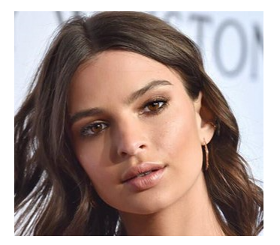
#> input picture 99_Studyfile/02_Sample/face.png, 280 x 245 px
$ jupyter execute 05_FaceExam.ipynb
#> lines starting #> are read from the running program, lines starting #| are printed output that depends on the picture; after the words box and inside, x2 and y2 are one past the last pixel; in counts of white or black regions, pixels touching at a corner belong together; long printed decimals are rounded
#### 05_01 얼굴 눈 감지를 위해 OpenCV Haar Cascade 구성

[cell 1]
import cv2
import numpy as np
import matplotlib.pyplot as plt

##### cascade 파일읽기

[cell 2]
face_cascade = cv2. CascadeClassifier('../99_Studyfile/02_Sample/haarcascade_frontalface_default.xml')
eye_cascade = cv2. CascadeClassifier('../99_Studyfile/02_Sample/haarcascade_eye.xml')

##### 얼굴 이미지 데이터 읽기

[cell 3]
face_image = cv2.imread('../99_Studyfile/02_Sample/face.png')
#> face_image is the input picture: shape (245, 280, 3); mean B, G, R 139.1, 144.7, 163.9
face_image = cv2.cvtColor(face_image, cv2.COLOR_BGR2RGB)
face_image_copy = face_image.copy()

plt.imshow(face_image)
plt.show()

#### 05_02 얼굴 이미지 바운딩 박스 처리 : 케스케이드 경우는 그레이 스케일 이미지에서만 자동한다.

[cell 4]
face_gray_image = cv2.cvtColor(face_image, cv2.COLOR_BGR2GRAY)
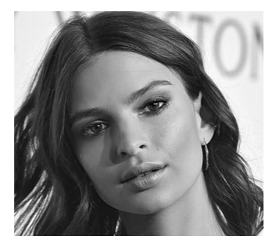
#> face_gray_image: shape (245, 280); min 1, max 255, mean 145.2

faces_box_info = face_cascade.detectMultiScale(face_gray_image, 1.1, 4) # 이미지 사이즈에 따라 변동
#> faces_box_info = [[49, 48, 160, 160]]

print(faces_box_info)
#| [[ 49  48 160 160]]
for (x,y,w,h) in faces_box_info:
    print('얼굴 객체 인식 좌표 : ',x,y,w,h)
    cv2.rectangle(face_image, (x,y),(x+w,y+h),(0,255,0),2)
#> this loop made 1 pass
#| 얼굴 객체 인식 좌표 :  49 48 160 160
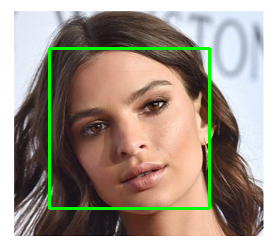
#> face_image: shape (245, 280, 3); mean R, G, B 161, 149.6, 137.1

plt.imshow(face_image)
plt.show()

#### 05_03 눈 감지

[cell 5]
roi_gray = face_gray_image[y:(y+h), x:(x+w)]
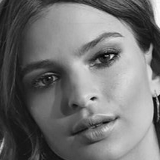
#> roi_gray: shape (160, 160); min 1, max 251, mean 112.7
roi_color = face_image_copy[y:(y+h), x:(x+w)]

eyes_box_info = eye_cascade.detectMultiScale(roi_gray, 1.1, 4)
#> eyes_box_info = [[81, 37, 42, 42], [30, 63, 33, 33]]
i = 0

print(eyes_box_info)
#| [[81 37 42 42]
#|  [30 63 33 33]]

for i, (ex,ey,ew,eh) in enumerate(eyes_box_info):
    print(i,ex,ey,ew,eh)
    if i == 0 :
        eye_1 = (ex,ey,ew,eh)
    elif i == 1 :
        eye_2 = (ex,ey,ew,eh)

        cv2.rectangle(roi_color, (ex,ey), (ex+ew, ey+eh), (0,0,255), 2)

        i = i + 1
#> this loop made 2 passes
#> (ex, ey, ew, eh, i) on pass 2: (30, 63, 33, 33, 2)
#| 0 81 37 42 42
#| 1 30 63 33 33
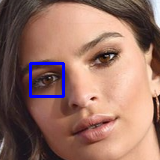
#> roi_color: shape (160, 160, 3); mean R, G, B 150.7, 111.9, 100.1

plt.imshow(face_image_copy)
plt.show()
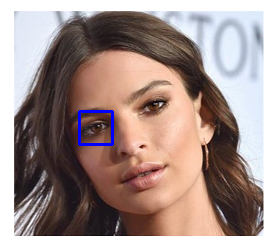
#> shown: shape (245, 280, 3); mean R, G, B 163.3, 144.3, 140.2

#### 얼굴 정렬 - 01

[cell 6]
print(eye_1[0], eye_2[0])
#| 81 30

if eye_1[0] < eye_2[0]:
    left_eye = eye_1
    right_eye = eye_2
else:
    left_eye = eye_2
#> left_eye = (30, 63, 33, 33)
    right_eye = eye_1
#> right_eye = (81, 37, 42, 42)

print(left_eye,right_eye)
#| (30, 63, 33, 33) (81, 37, 42, 42)

[cell 7]
left_eye_center = (int(left_eye[0] + (left_eye[2]/2)), int(left_eye[1] + (left_eye[3]/2)))
#> left_eye_center = (46, 79)
left_eye_center_x = left_eye_center[0]
#> left_eye_center_x = 46
left_eye_center_y = left_eye_center[1]
#> left_eye_center_y = 79
print('left eye center 좌표 : ', left_eye_center_x, left_eye_center_y)
#| left eye center 좌표 :  46 79

right_eye_center = (int(right_eye[0] + (right_eye[2]/2)), int(right_eye[1] + (right_eye[3]/2)))
#> right_eye_center = (102, 58)
right_eye_center_x = right_eye_center[0]
#> right_eye_center_x = 102
right_eye_center_y = right_eye_center[1]
#> right_eye_center_y = 58
print('right eye center 좌표 : ', right_eye_center_x, right_eye_center_y)
#| right eye center 좌표 :  102 58

cv2.circle(roi_color, left_eye_center, 3, (255,0,0), -1)
#> roi_color: shape (160, 160, 3); 0.11% of pixels changed, all inside (x1, y1, x2, y2) = (43, 76, 50, 83)
cv2.circle(roi_color, right_eye_center, 3, (255,0,0), -1)
cv2.line(roi_color, left_eye_center, right_eye_center, (0,220,150),2)

plt.imshow(face_image_copy)
plt.show
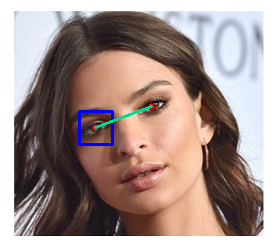
#> shown: shape (245, 280, 3); mean R, G, B 163, 144.6, 140.3

[cell 8]
if left_eye_center_y > right_eye_center_y:
    A = (right_eye_center_x, left_eye_center_y)
#> A = (102, 79)
    direction = -1
else:
    A = (left_eye_center_x,left_eye_center_y)
    direction = 1

cv2.circle(roi_color, A, 3, (255,0,0), -1)
#> roi_color: shape (160, 160, 3); mean R, G, B 150.1, 112.5, 100.3
cv2.line(roi_color, left_eye_center, A, (0,250,150),2)
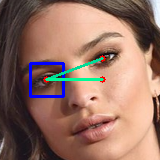
#> roi_color: shape (160, 160, 3); mean R, G, B 149, 113.3, 100.5
cv2.line(roi_color, right_eye_center, A, (0,250,150),2)
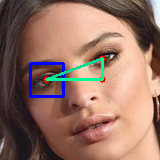
#> roi_color: shape (160, 160, 3); 0.24% of pixels changed, all inside (x1, y1, x2, y2) = (101, 57, 104, 79)

plt.imshow(face_image_copy)
plt.show()
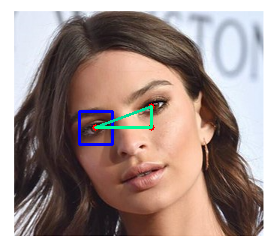
#> shown: shape (245, 280, 3); mean R, G, B 162.5, 145, 140.4

#### 각도 계산

[cell 9]
delta_x = right_eye_center_x - left_eye_center_x
#> delta_x = 56
delta_y = right_eye_center_y - left_eye_center_y
#> delta_y = -21

angle = np.arctan(delta_y/delta_x)
#> angle = -0.359
angle = (angle*100)/np.pi
#> angle = -11.42
print(angle)
#| -11.420

#### 이미지를 각도 세타 만큼 회전

[cell 10]
height, width, _ = face_image_copy.shape
#> height = 245; width = 280
print('이미지 height, width 값 >> ',height,width)
#| 이미지 height, width 값 >>  245 280

image_center = (width // 2 , height // 2)
#> image_center = (140, 122)
print('image center values >> ', image_center)
#| image center values >>  (140, 122)

M = cv2.getRotationMatrix2D(image_center, (angle), 1.0)
#> M = [[0.98, -0.198, 26.93], [0.198, 0.98, -25.3]]
print(M)
#| [[  0.9802  -0.198  26.928]
#|  [  0.198   0.9802 -25.305]]

rotated = cv2.warpAffine(face_image_copy, M, (width,height))
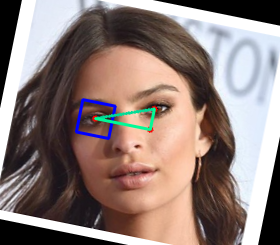
#> rotated: shape (245, 280, 3); mean R, G, B 142.6, 125.2, 120.6

plt.imshow(rotated)
plt.show()

$ run again, with 99_Studyfile/02_Sample/ex_image.png copied over 99_Studyfile/02_Sample/face.png
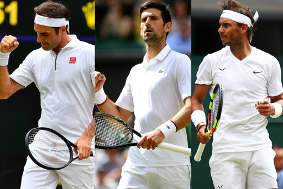
#> input picture 99_Studyfile/02_Sample/ex_image.png, 283 x 189 px
#> face_image is the input picture: shape (189, 283, 3); mean B, G, R 130, 135.2, 140.3
#> faces_box_info = [[130, 5, 38, 38], [212, 106, 61, 61]]
#| [[130   5  38  38]
#|  [212 106  61  61]]
#> the loop `for (x,y,w,h) in faces_box_info:` made 2 passes
#> (printed output is left out)
#> after the loop `for (x,y,w,h) in faces_box_info:`:
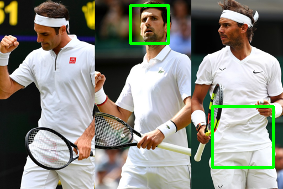
#> face_image: shape (189, 283, 3); mean R, G, B 137.5, 138.1, 127.6
#> `roi_color = face_image_copy[y:(y+h), x:(x+w)]`:
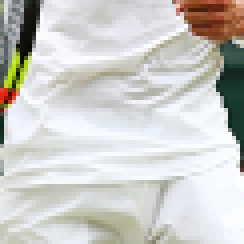
#> roi_color: shape (61, 61, 3) (shown 4 times larger); mean R, G, B 204.4, 204.2, 200.9
#> eyes_box_info = ()
#| 이미지 height, width 값 >>  189 283
#| image center values >>  (141, 94)
